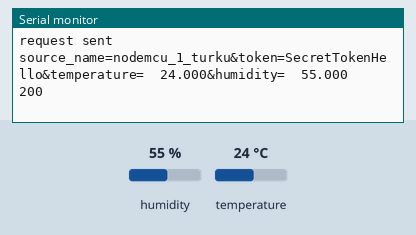
Recording of a program running on a simulated ESP8266 (NodeMCU). Parts: the last lines printed to the serial monitor. The test bench sets the inputs (shaded band); at power-on: humidity 55 %, temperature 24 °C. WiFi joins after 1.5 s; servers stay silent unless stated; uploads are accepted with an empty reply.

Above: at 2.7 s.
2.8 s: humidity set to 22 %
At 11.93 s:
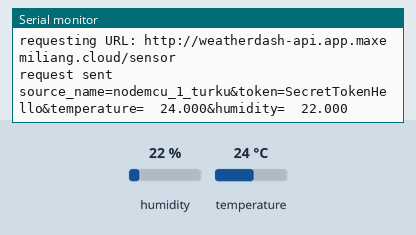
13.0 s: temperature set to 12 °C
At 23.0 s:
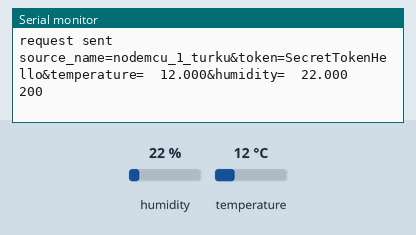
23.2 s: humidity set to 40 %
At 33.1 s:
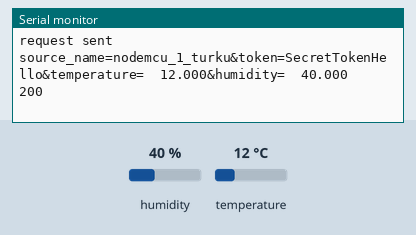
Timing chart, 0 to 34.6 s (numbered marks = the images above; inputs shaded):
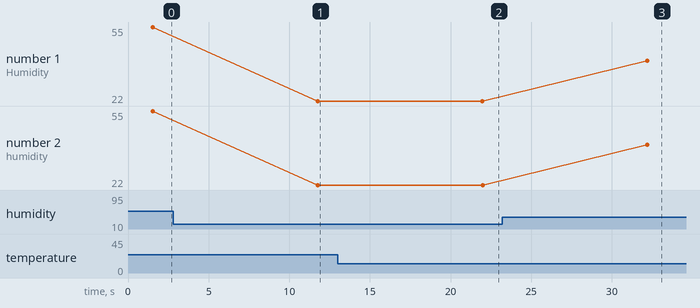

The program:

main.cpp
```cpp
/*
 *  This sketch demonstrates how to scan WiFi networks.
 *  The API is almost the same as with the WiFi Shield library,
 *  the most obvious difference being the different file you need to include:
 */
/*
    HTTP over TLS (HTTPS) example sketch
    This example demonstrates how to use
    WiFiClientSecure class to access HTTPS API.
    We fetch and display the status of
    esp8266/Arduino project continuous integration
    build.
    Limitations:
      only RSA certificates
      no support of Perfect Forward Secrecy (PFS)
      TLSv1.2 is supported since version 2.4.0-rc1
    Created by Ivan Grokhotkov, 2015.
    This example is in public domain.
*/

#include <ESP8266WiFi.h>
#include <ESP8266HTTPClient.h>

#include <Adafruit_Sensor.h>
#include <DHT.h>
#include <DHT_U.h>

#define DHTPIN D4 // Digital pin connected to the DHT sensor

#define DHTTYPE DHT11

DHT_Unified dht(DHTPIN, DHTTYPE);

#ifndef STASSID
#define STASSID "iot-net"
#define STAPSK "CHANGEME"
#endif

const char *ssid = STASSID;
const char *password = STAPSK;

const char *host = "HOSTNAME";
const int httpsPort = 443;
const int httpPort = 80;

// Use web browser to view and copy
// SHA1 fingerprint of the certificate
const char fingerprint[] PROGMEM = "9c 78 2d 96 9a 80 20 16 8e dc d9 6d 2b 72 a6 69 e8 c6 d9 e3";

unsigned long delayMS;

void setup()
{
  Serial.begin(115200);
  Serial.println();
  Serial.print("connecting to ");
  Serial.println(ssid);
  WiFi.mode(WIFI_STA);
  WiFi.begin(ssid, password);
  while (WiFi.status() != WL_CONNECTED)
  {
    delay(500);
    Serial.print(".");
  }
  Serial.println("");
  Serial.println("WiFi connected");
  Serial.println("IP address: ");
  Serial.println(WiFi.localIP());

  // Initialize device.
  dht.begin();
  Serial.println(F("DHTxx Unified Sensor Example"));
  // Print temperature sensor details.
  sensor_t sensor;
  dht.temperature().getSensor(&sensor);

  Serial.println(F("------------------------------------"));
  Serial.println(F("Temperature Sensor"));
  Serial.print(F("Sensor Type: "));
  Serial.println(sensor.name);
  Serial.print(F("Driver Ver:  "));
  Serial.println(sensor.version);
  Serial.print(F("Unique ID:   "));
  Serial.println(sensor.sensor_id);
  Serial.print(F("Max Value:   "));
  Serial.print(sensor.max_value);
  Serial.println(F("°C"));
  Serial.print(F("Min Value:   "));
  Serial.print(sensor.min_value);
  Serial.println(F("°C"));
  Serial.print(F("Resolution:  "));
  Serial.print(sensor.resolution);
  Serial.println(F("°C"));
  Serial.println(F("------------------------------------"));
  // Print humidity sensor details.
  dht.humidity().getSensor(&sensor);
  Serial.println(F("Humidity Sensor"));
  Serial.print(F("Sensor Type: "));
  Serial.println(sensor.name);
  Serial.print(F("Driver Ver:  "));
  Serial.println(sensor.version);
  Serial.print(F("Unique ID:   "));
  Serial.println(sensor.sensor_id);
  Serial.print(F("Max Value:   "));
  Serial.print(sensor.max_value);
  Serial.println(F("%"));
  Serial.print(F("Min Value:   "));
  Serial.print(sensor.min_value);
  Serial.println(F("%"));
  Serial.print(F("Resolution:  "));
  Serial.print(sensor.resolution);
  Serial.println(F("%"));
  Serial.println(F("------------------------------------"));
  // Set delay between sensor readings based on sensor details.
  delayMS = 10000;
}

void printValues()
{

  sensors_event_t event;
  dht.temperature().getEvent(&event);
  if (isnan(event.temperature))
  {
    Serial.println(F("Error reading temperature!"));
  }
  else
  {
    Serial.print(F("Temperature: "));
    Serial.print(event.temperature);
    Serial.println(F("°C"));
  }

  char temp[10];

  dtostrf(event.temperature, 8, 3, temp);

  // Get humidity event and print its value.
  dht.humidity().getEvent(&event);
  if (isnan(event.relative_humidity))
  {
    Serial.println(F("Error reading humidity!"));
  }
  else
  {
    Serial.print(F("Humidity: "));
    Serial.print(event.relative_humidity);
    Serial.println(F("%"));
  }

  HTTPClient http;
  Serial.print("connecting to ");
  Serial.println(host);
  //http.setFingerprint(fingerprint);

  String url = "http://weatherdash-api.app.maxemiliang.cloud/sensor";
  Serial.print("requesting URL: ");
  Serial.println(url);

  http.begin(url);

  Serial.println("request sent");

  http.addHeader("Content-Type", "application/x-www-form-urlencoded");

  char request[128] = "source_name=nodemcu_1_turku&token=SecretTokenHello&temperature=";

  char humText[30] = "&humidity=";
  char humidity[10];

  dtostrf(event.relative_humidity, 8, 3, humidity);

  strcat(request, temp);
  strcat(humText, humidity);
  strcat(request, humText);

  Serial.println(request);

  int httpCode = http.POST(request);

  String payload = http.getString(); //Get the response payload

  Serial.println(httpCode); //Print HTTP return code
  Serial.println(payload);  //Print request response payload

  http.end();

  delay(delayMS);
  printValues();
}

void loop()
{
  printValues();
}
```

Measured:
- after the input at 2.8 s, the serial monitor: prints a new line after 9.0 s (image 1)
- after the input at 13.0 s, the serial monitor: prints a new line after 9.0 s (image 2)
- after the input at 23.2 s, the serial monitor: prints a new line after 9.0 s (image 3)
- plotted number 1: 55 → 22 after the input at 2.8 s, 22 → 40 after the input at 23.2 s
- plotted number 2: 55 → 22 after the input at 2.8 s, 22 → 40 after the input at 23.2 s
